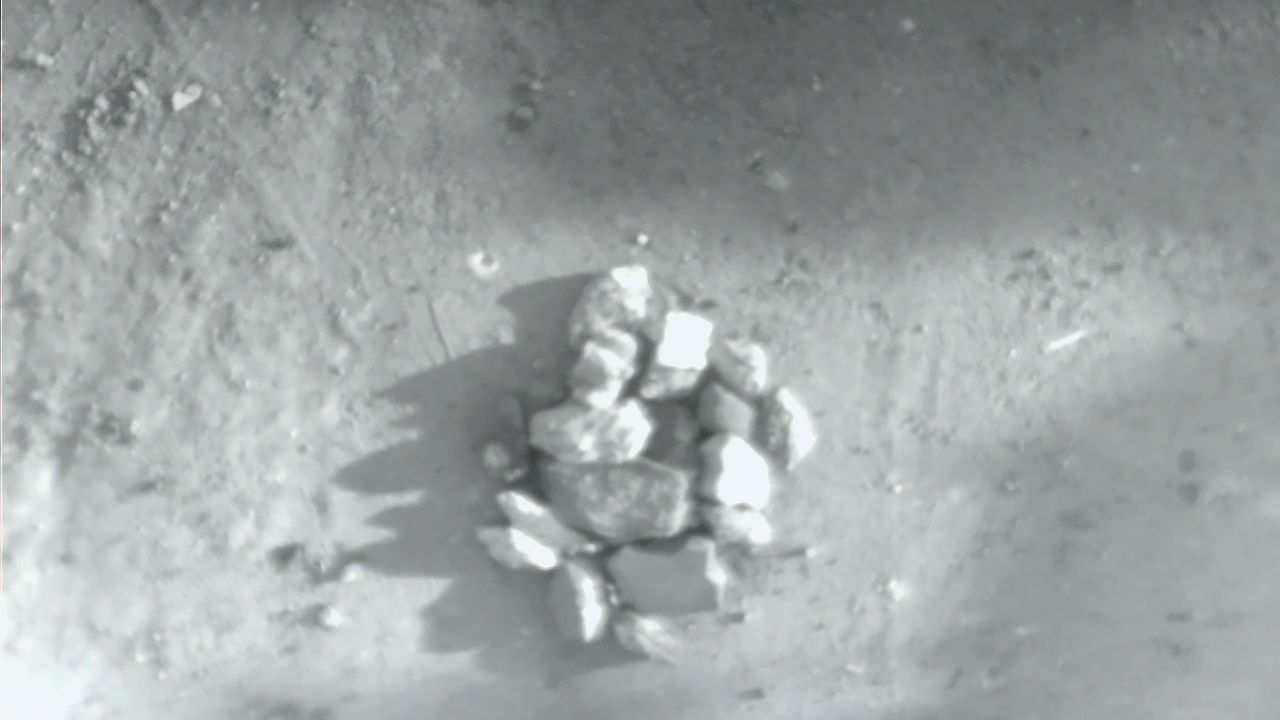
#> input picture obstacle.png, 1280 x 720 px
$ python seed_generator.py
#> lines starting #> are read from the running program, lines starting #| are printed output that depends on the picture
import cv2

img = cv2.imread("obstacle.png")
#> img is the input picture: shape (720, 1280, 3); mean B, G, R 162.8, 162.9, 157.8

img128 = cv2.resize(
    img,
    (128,128)
)
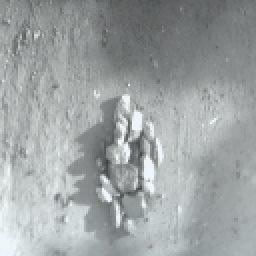
#> img128: shape (128, 128, 3) (shown 2 times larger); mean B, G, R 162.7, 162.8, 157.7

cv2.imwrite(
    "seed_image.png",
    img128
)

$ run again, with img_000001.png copied over obstacle.png
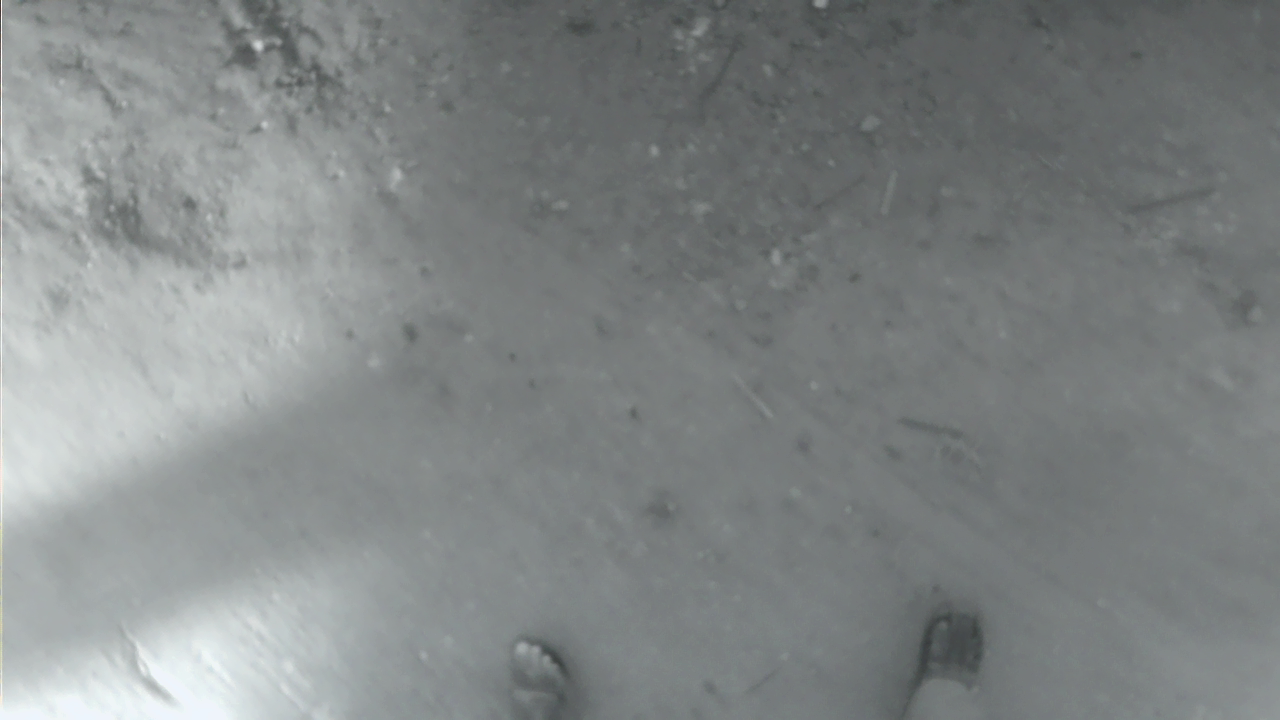
#> input picture img_000001.png, 1280 x 720 px
#> img is the input picture: shape (720, 1280, 3); mean B, G, R 133.2, 133.2, 128.7
#> `img128 = cv2.resize( img, (128,128) )`:
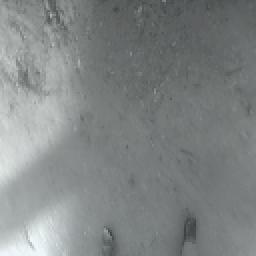
#> img128: shape (128, 128, 3) (shown 2 times larger); mean B, G, R 133.1, 133.1, 128.6

$ run again, with img_000002.png copied over obstacle.png
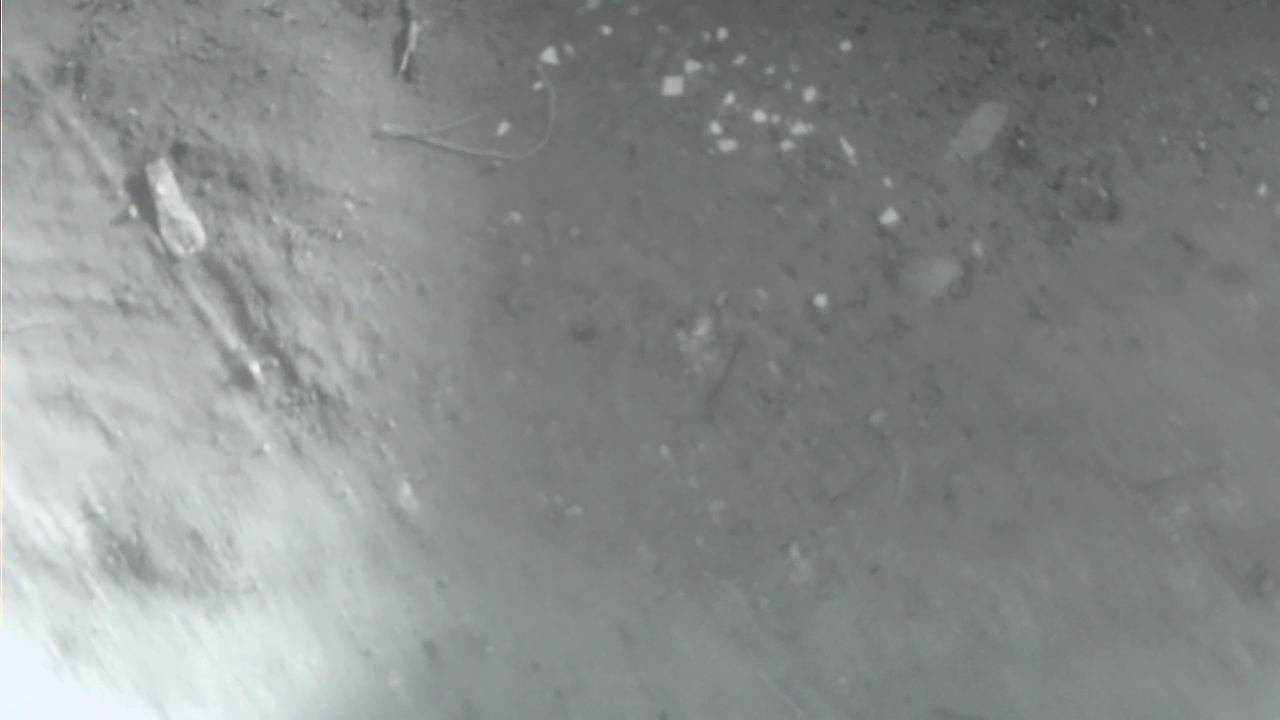
#> input picture img_000002.png, 1280 x 720 px
#> img is the input picture: shape (720, 1280, 3); mean B, G, R 140.4, 140.4, 135.7
#> `img128 = cv2.resize( img, (128,128) )`:
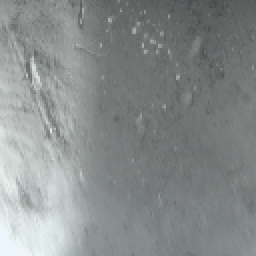
#> img128: shape (128, 128, 3) (shown 2 times larger); mean B, G, R 140.3, 140.3, 135.6

$ run again, with img_000003.png copied over obstacle.png
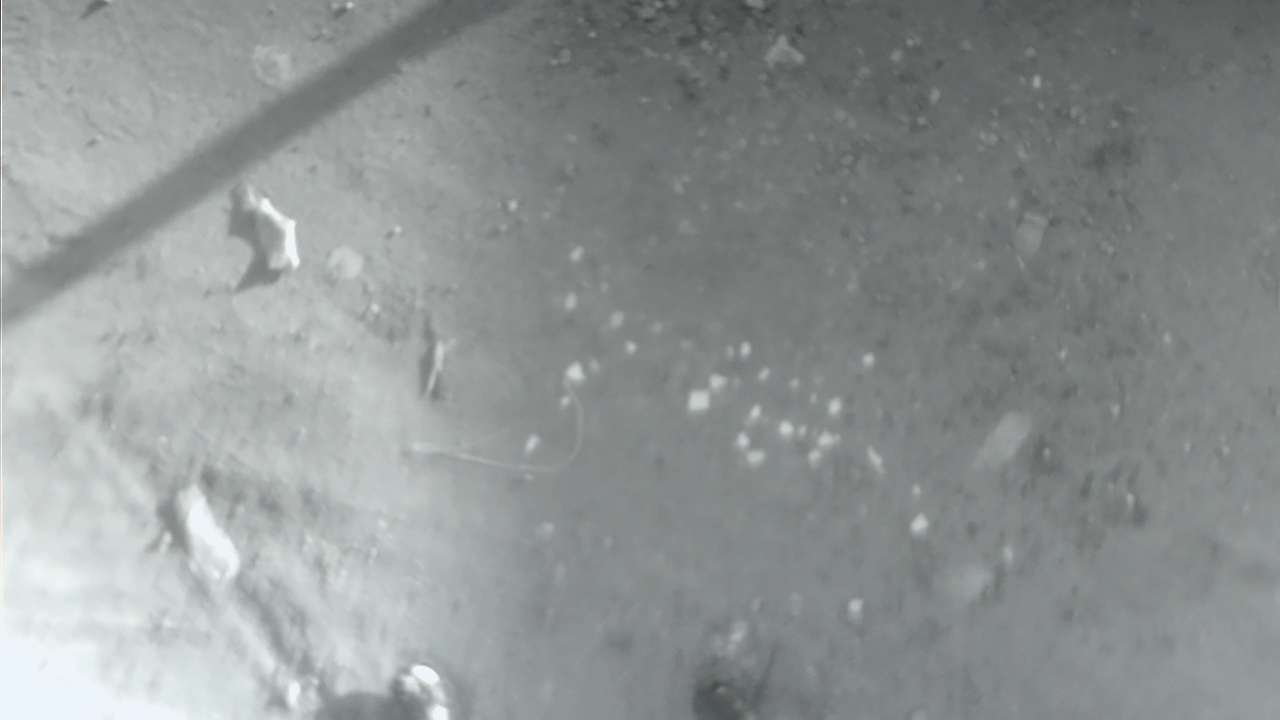
#> input picture img_000003.png, 1280 x 720 px
#> img is the input picture: shape (720, 1280, 3); mean B, G, R 147.4, 147.4, 142.6
#> `img128 = cv2.resize( img, (128,128) )`:
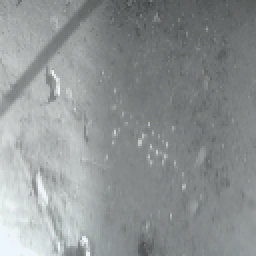
#> img128: shape (128, 128, 3) (shown 2 times larger); mean B, G, R 147.3, 147.3, 142.5
